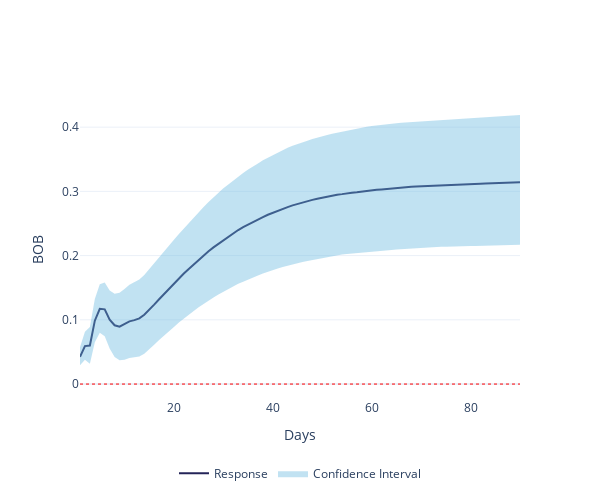

The cell this chart's notebook holds for it:
### Markdown cell above
#### Uncertainty Sentiment Shock $\to$ Cryptocurrency-based FX

### Code cell
exchange_sentiment = plot_irf(irf_e_sent.loc[0:90, :], y_axis_name='BOB')
exchange_sentiment.write_image('./images/exchange_sentiment.png', format='png', scale=5)

### Figure 1 — Plotly figure (JSON) as saved in the notebook; plotly's stock layout.template omitted (floating-point values rounded to 4 significant figures; data arrays with more than 128 entries replaced by an {"elided": "..."} marker saying what was removed)
{"data": [{"line": {"color": "#242458", "width": 2}, "mode": "lines", "name": "Response", "type": "scatter", "x": [1, 2, 3, 4, 5, 6, 7, 8, 9, 10, 11, 12, 13, 14, 15, 16, 17, 18, 19, 20, 21, 22, 23, 24, 25, 26, 27, 28, 29, 30, 31, 32, 33, 34, 35, 36, 37, 38, 39, 40, 41, 42, 43, 44, 45, 46, 47, 48, 49, 50, 51, 52, 53, 54, 55, 56, 57, 58, 59, 60, 61, 62, 63, 64, 65, 66, 67, 68, 69, 70, 71, 72, 73, 74, 75, 76, 77, 78, 79, 80, 81, 82, 83, 84, 85, 86, 87, 88, 89, 90], "y": [0.04245, 0.05912, 0.05995, 0.09867, 0.1172, 0.1163, 0.1003, 0.09154, 0.08935, 0.09298, 0.09754, 0.09953, 0.1023, 0.1079, 0.1152, 0.1237, 0.132, 0.1402, 0.148, 0.1567, 0.1644, 0.172, 0.1793, 0.1863, 0.1936, 0.2006, 0.2068, 0.2127, 0.2183, 0.2243, 0.2299, 0.2352, 0.2398, 0.2444, 0.2486, 0.2528, 0.2563, 0.2599, 0.2635, 0.2668, 0.27, 0.2729, 0.2755, 0.2781, 0.2806, 0.2825, 0.2847, 0.2867, 0.2886, 0.2903, 0.2921, 0.2937, 0.2949, 0.2957, 0.2971, 0.2979, 0.2986, 0.2998, 0.3007, 0.3013, 0.3024, 0.303, 0.3038, 0.3046, 0.3052, 0.3058, 0.3064, 0.3072, 0.3076, 0.308, 0.3085, 0.3087, 0.3093, 0.3095, 0.3096, 0.3101, 0.3104, 0.311, 0.3111, 0.3115, 0.3116, 0.3119, 0.3121, 0.3124, 0.3128, 0.3132, 0.3135, 0.3136, 0.3139, 0.3143]}, {"fill": "toself", "fillcolor": "rgba(101, 183, 222, 0.4)", "hoverinfo": "skip", "line": {"color": "rgba(248,232,160,0)"}, "name": "Confidence Interval", "type": "scatter", "x": {"elided": "180 int values"}, "y": {"elided": "180 float values"}}, {"line": {"color": "red", "dash": "dot", "width": 1}, "mode": "lines", "showlegend": false, "type": "scatter", "x": [1, 90], "y": [0, 0]}], "layout": {"height": 500, "legend": {"orientation": "h", "x": 0.5, "xanchor": "center", "y": -0.2, "yanchor": "top"}, "width": 600, "xaxis": {"showgrid": false, "title": {"text": "Days"}}, "yaxis": {"title": {"text": "BOB"}}}}
